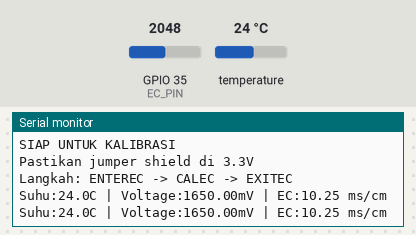
This sketch was run on a simulated ESP32. Parts: the last lines printed to the serial monitor. The inputs (shaded band) are chosen by the test bench; at power-on: temperature 24 °C, GPIO 35 (EC_PIN) = 2048. EEPROM starts erased.

Above: at 2.8 s.
2.9 s: temperature set to 12 °C
At 3.4 s:
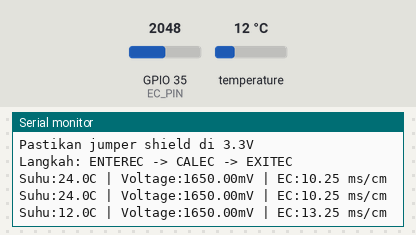
4.4 s: GPIO 35 (EC_PIN) set to 2866
At 5.7 s:
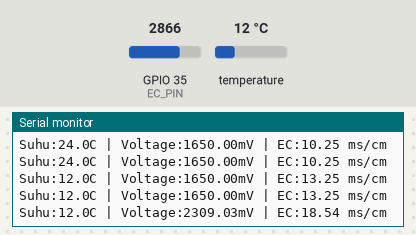
5.9 s: temperature set to 19 °C
At 6.8 s:
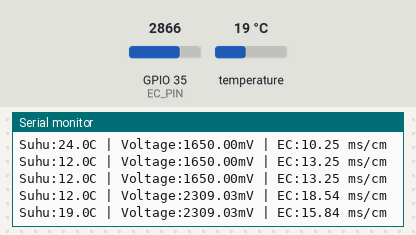
7.4 s: GPIO 35 (EC_PIN) set to 3603
At 8.6 s:
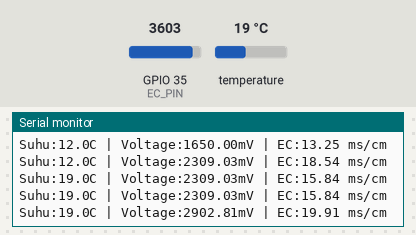
Timing chart, 0 to 9.9 s (numbered marks = the images above; inputs shaded):
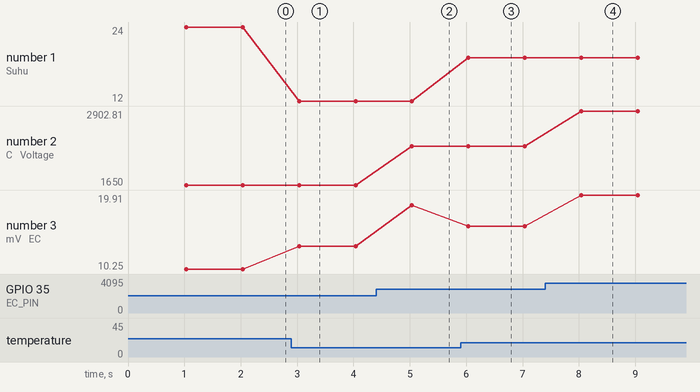

The sketch:

Kalibrasi_EC.ino
```cpp
/*
 * KODE KALIBRASI EC METER KHUSUS ESP32 (Direct Connect 3.3V)
 *
 * Hardware Setup:
 * 1. Sensor EC terhubung langsung ke Shield/ESP32 (Tanpa Isolator).
 * 2. Jumper Voltage pada Shield HARUS di posisi 3.3V.
 * 3. Gunakan Pin ADC yang aman (Disarankan GPIO 35, 34, atau 36/VP).
 *
 * Langkah Kalibrasi di Serial Monitor:
 * 1. Celup probe ke larutan 12.88ms/cm.
 * 2. Ketik: ENTEREC
 * 3. Ketik: CALEC
 * 4. Tunggu sampai muncul "Successful".
 * 5. Ketik: EXITEC (Wajib untuk menyimpan).
 */

#include "DFRobot_EC.h"
#include <EEPROM.h>
#include <OneWire.h>
#include <DallasTemperature.h>

// --- KONFIGURASI PIN ---
// Ganti angka 34 sesuai pin yang Anda gunakan.
// Disarankan gunakan pin ADC1 (GPIO 32, 33, 34, 35, 36, 39) agar tidak konflik dengan Wi-Fi.
#define EC_PIN 35
#define DS_PIN 4

float voltage, ecValue, temperature = 25.0;
DFRobot_EC ec;
OneWire ow(DS_PIN);
DallasTemperature objDS(&ow);

void setup() {
  Serial.begin(115200); // Pastikan baudrate Serial Monitor sama dengan ini

  // Inisialisasi EEPROM khusus ESP32 (Alokasi 32 byte untuk data kalibrasi)
  EEPROM.begin(32);

  ec.begin();

  objDS.begin();
  objDS.setWaitForConversion(false);
  Serial.println("SIAP UNTUK KALIBRASI");
  Serial.println("Pastikan jumper shield di 3.3V");
  Serial.println("Langkah: ENTEREC -> CALEC -> EXITEC");
}

void loop() {
  static unsigned long timepoint = millis();

  if(millis() - timepoint > 1000U) { // Update setiap 1 detik
    timepoint = millis();

    // BACA SUHU REAL-TIME DS18B20
    objDS.requestTemperatures();
    float t_real = objDS.getTempCByIndex(0);
    if (t_real != DEVICE_DISCONNECTED_C) {
      temperature = t_real;
    }

    // --- RUMUS TEGANGAN KHUSUS ESP32 (Jumper 3.3V) ---
    // analogRead(EC_PIN): Membaca nilai mentah (0 - 4095)
    // 4096.0: Resolusi ADC ESP32 (12-bit)
    // 3300.0: Tegangan referensi (3.3V dalam milivolt)

    voltage = analogRead(EC_PIN) / 4096.0 * 3300.0;

    // Konversi tegangan ke nilai EC
    ecValue = ec.readEC(voltage, temperature);

    Serial.print("Suhu:"); Serial.print(temperature, 1); Serial.print("C | ");
    Serial.print("Voltage:"); Serial.print(voltage); Serial.print("mV | ");
    Serial.print("EC:"); Serial.print(ecValue, 2); Serial.println(" ms/cm");
  }

  // Fungsi ini wajib ada di loop untuk membaca perintah Serial (ENTEREC, CALEC, EXITEC)
  ec.calibration(voltage, temperature);
}
```

Measured:
- after the input at 2.9 s, the serial monitor: prints a new line after 0.14 s (image 1)
- after the input at 4.4 s, the serial monitor: prints a new line after 0.64 s (image 2)
- after the input at 5.9 s, the serial monitor: prints a new line after 0.14 s (image 3)
- after the input at 7.4 s, the serial monitor: prints a new line after 0.64 s (image 4)
- plotted number 1: 24 → 12 after the input at 2.9 s, 12 → 19 after the input at 5.9 s
- plotted number 2: 1650 → 2309.03 after the input at 4.4 s, 2309.03 → 2902.81 after the input at 7.4 s
- plotted number 3: 10.25 → 13.25 after the input at 2.9 s, 13.25 → 18.54 after the input at 4.4 s, 18.54 → 15.84 after the input at 5.9 s, 15.84 → 19.91 after the input at 7.4 s
